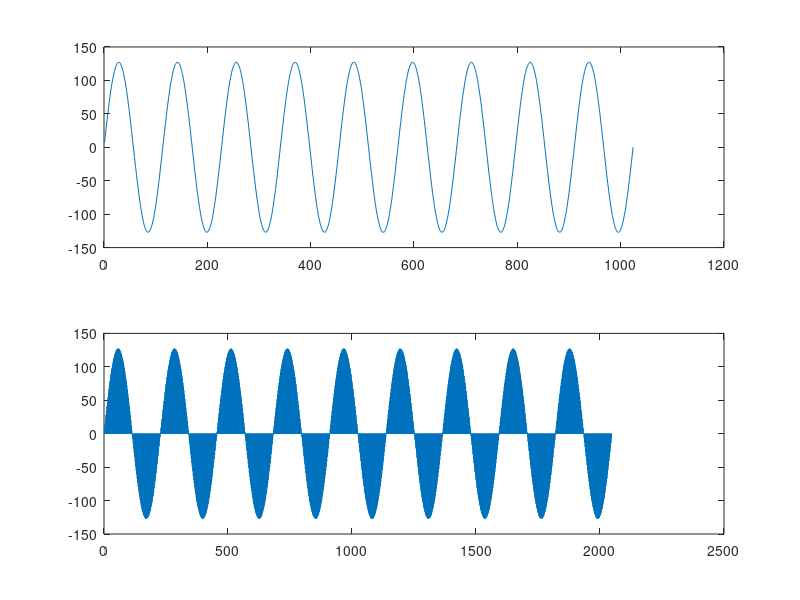

Reproduce this figure in MATLAB.
fs = 48000;
N = 1024;
n = 1:N;
t = n/fs;
f0 = fs/N

f = 9*f0;

s = int32((sin(2*pi*f*t))*((0.5*2^8)-1));
m = zeros(1, 2*N);
for i = 1:N
    m(2*i) = s(i);
end

subplot(211);
plot(s);
subplot(212);
plot(m);

csvwrite('myFile_s.txt',s);
csvwrite('myFile_m.txt',m);
max(s)
min(s)